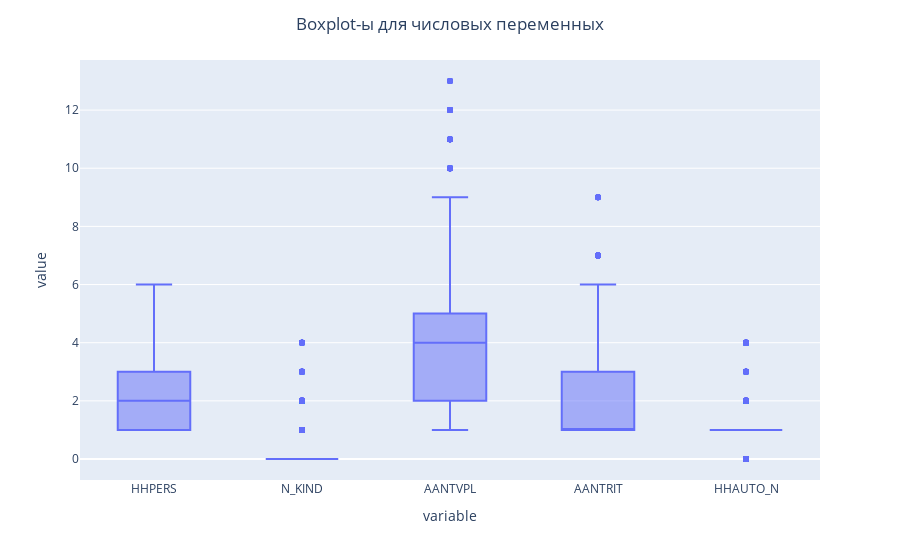

Notebook cell for this chart:
### Markdown cell above
## Проверка выбросов и стандартизация числовых переменных

### Code cell
box_fig = px.box(df[['HHPERS', 'N_KIND', 'AANTVPL', 'AANTRIT', 'HHAUTO_N']])
box_fig.update_layout(title = {'text': 'Boxplot-ы для числовых переменных', 'x': 0.5})

### Figure 1 — Plotly figure (JSON) as saved in the notebook; plotly's stock layout.template omitted (floating-point values rounded to 4 significant figures; data arrays with more than 128 entries replaced by an {"elided": "..."} marker saying what was removed)
{"data": [{"alignmentgroup": "True", "hovertemplate": "variable=%{x}<br>value=%{y}<extra></extra>", "legendgroup": "", "marker": {"color": "#636efa"}, "name": "", "notched": false, "offsetgroup": "", "orientation": "v", "showlegend": false, "type": "box", "x": {"elided": "22730 str values"}, "x0": " ", "xaxis": "x", "y": {"elided": "22730 int values"}, "y0": " ", "yaxis": "y"}], "layout": {"boxmode": "group", "legend": {"tracegroupgap": 0}, "margin": {"t": 60}, "title": {"text": "Boxplot-ы для числовых переменных", "x": 0.5}, "xaxis": {"anchor": "y", "domain": [0, 1], "title": {"text": "variable"}}, "yaxis": {"anchor": "x", "domain": [0, 1], "title": {"text": "value"}}}}
